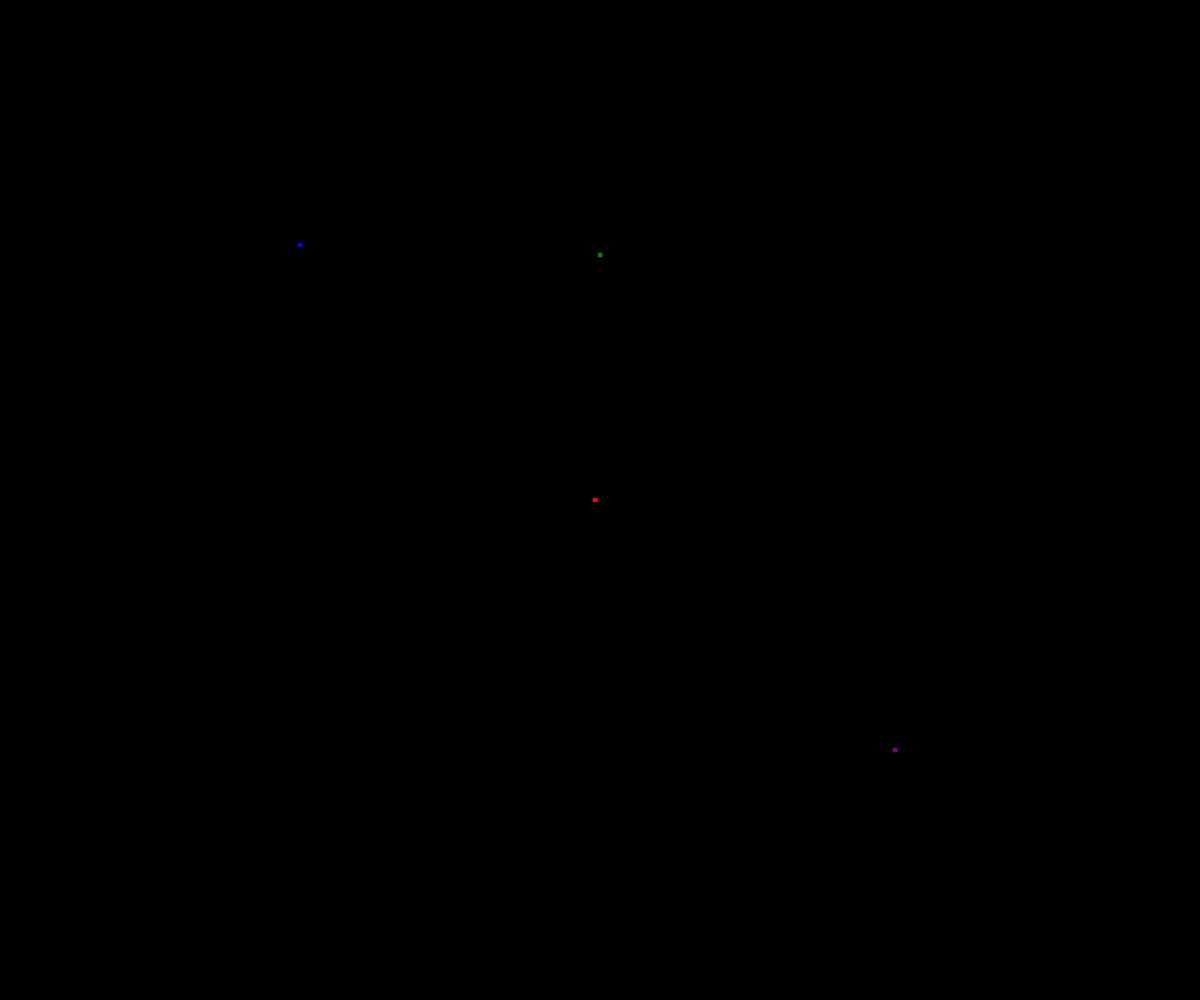
Frame 1 (no input)
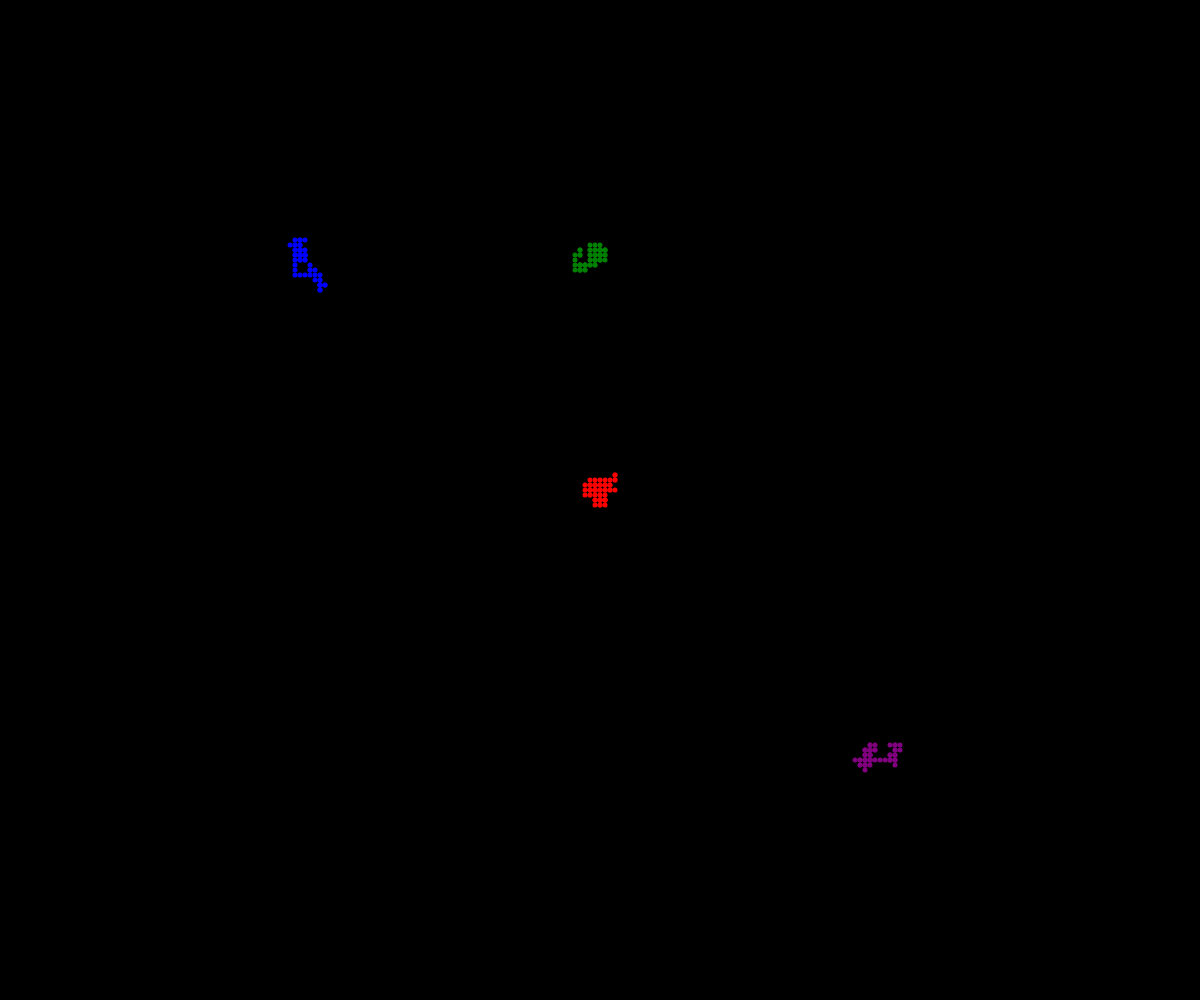
Frame 60 (no input)
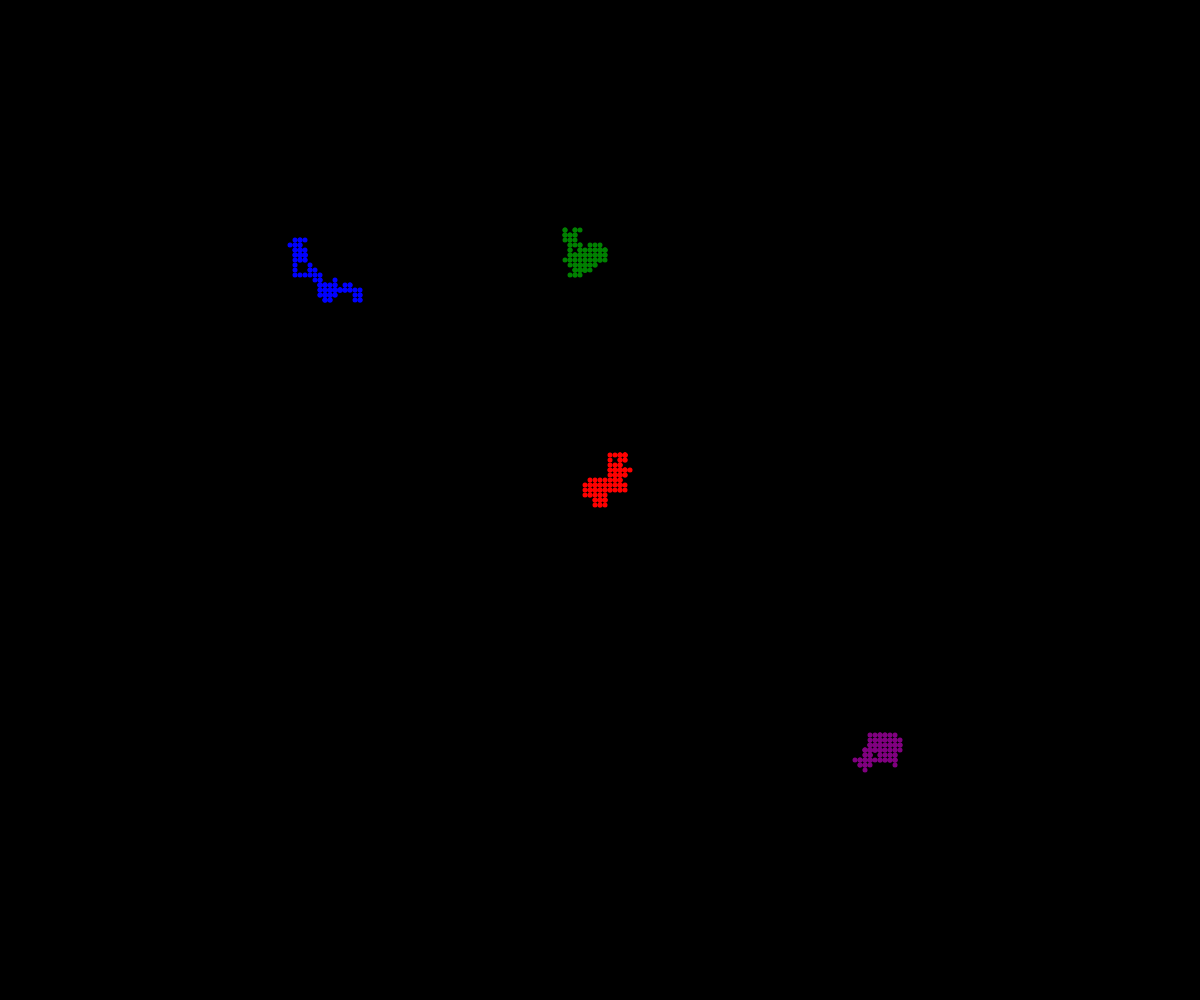
Frame 120 (the mouse pressed at the canvas centre since frame 60)

The p5.js sketch that drew these frames (run headless with seeded random() and noise() and a simulated clock; from frame 60 on, the mouse is pressed at the canvas centre):

// p5.js sketch
// ── sketch.js
// OOP Walker Demo

let kayaan, nick, hannah, george;

function setup() {
  createCanvas(windowWidth, windowHeight);
  background("black");

  kayaan = new Walker(width/2, height/2, "red");
  nick = new Walker(width/4, height/4, "blue");
  hannah = new Walker(width/4*3, height/4*3, "purple");
  george = new Walker(width/2, height/4, "green");
}

function draw() {
  kayaan.move();
  nick.move();
  hannah.move();
  george.move();

  kayaan.display();
  nick.display();
  hannah.display();
  george.display();
}

class Walker {
  constructor(x, y, walkerColor) {
    this.x = x;
    this.y = y;
    this.color = walkerColor;
    this.speed = 5;
  }

  display() {
    noStroke();
    fill(this.color);
    circle(this.x, this.y, 5);
  }

  move() {
    let choice = random(100);
    if (choice < 25) { 
      this.y -= this.speed; // up
    }
    else if (choice < 50) { 
      this.y += this.speed; // down
    }
    else if (choice < 75) { 
      this.x -= this.speed; // left
    }
    else {
      this.x += this.speed; // right
    }
  }
}
